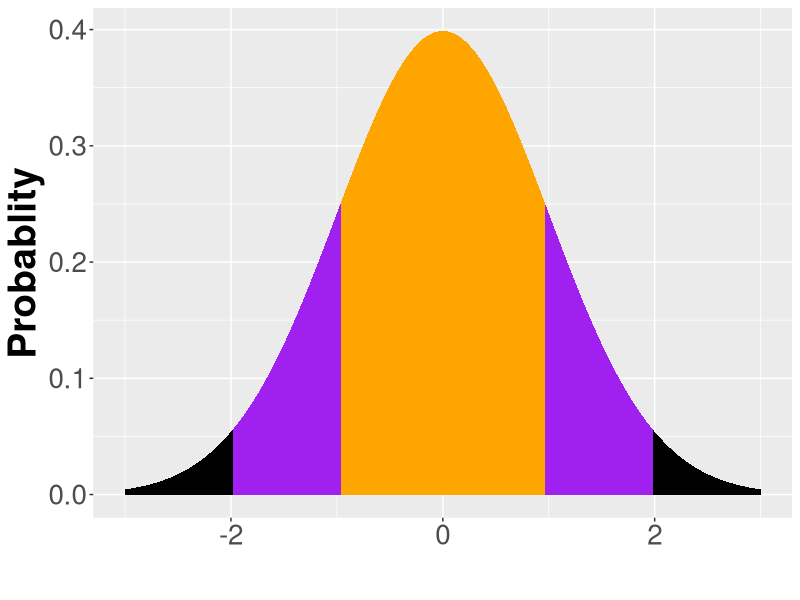
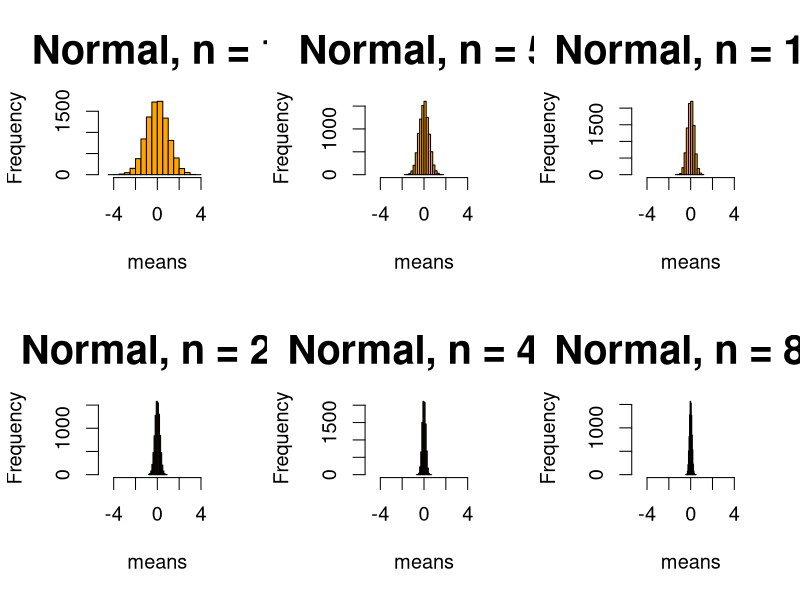
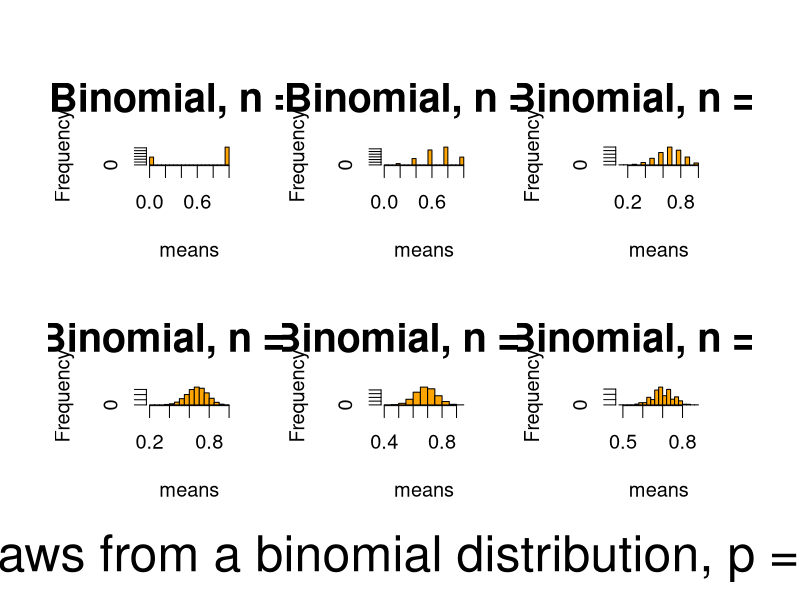
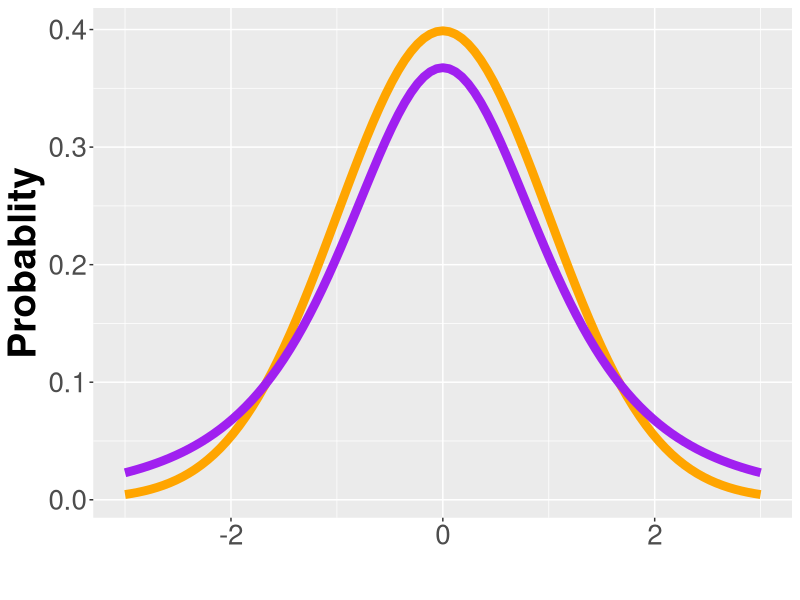
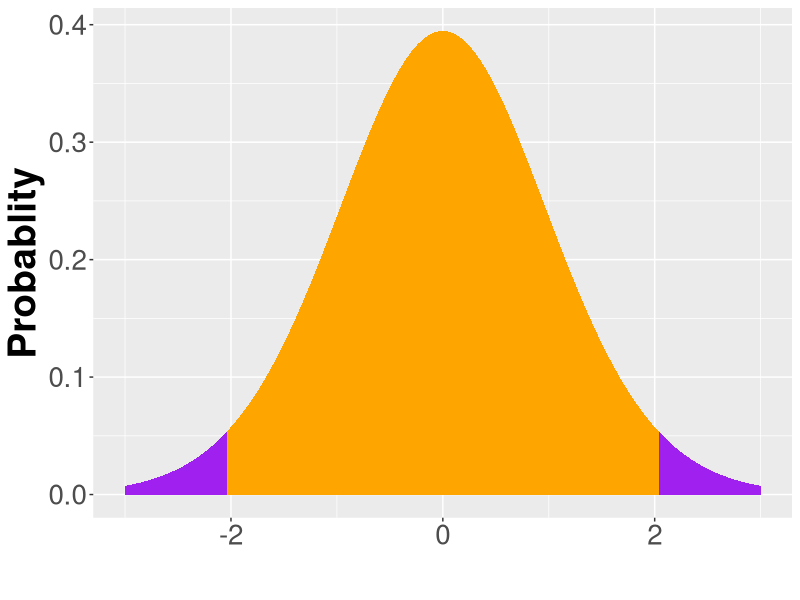
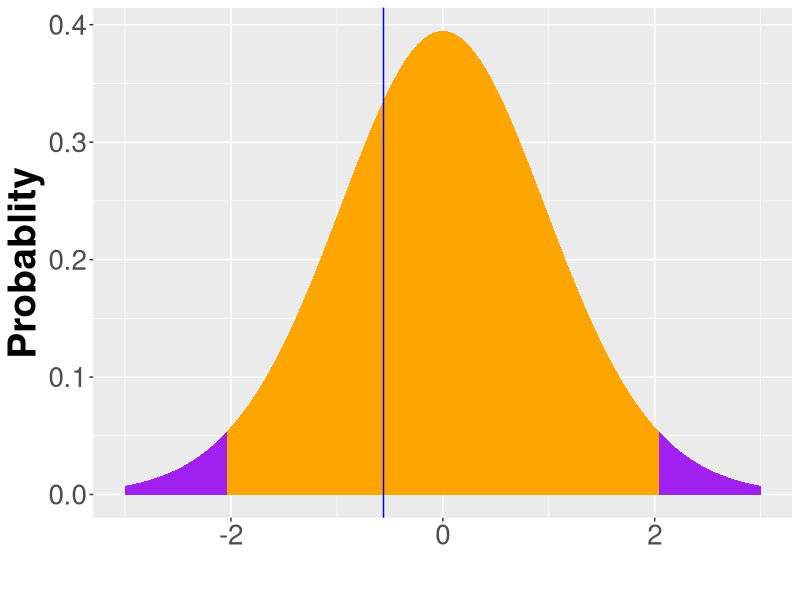
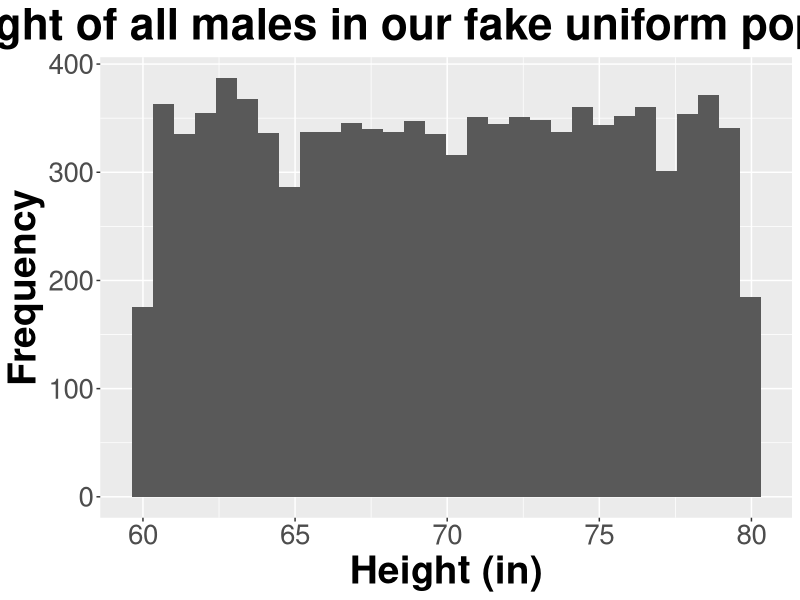
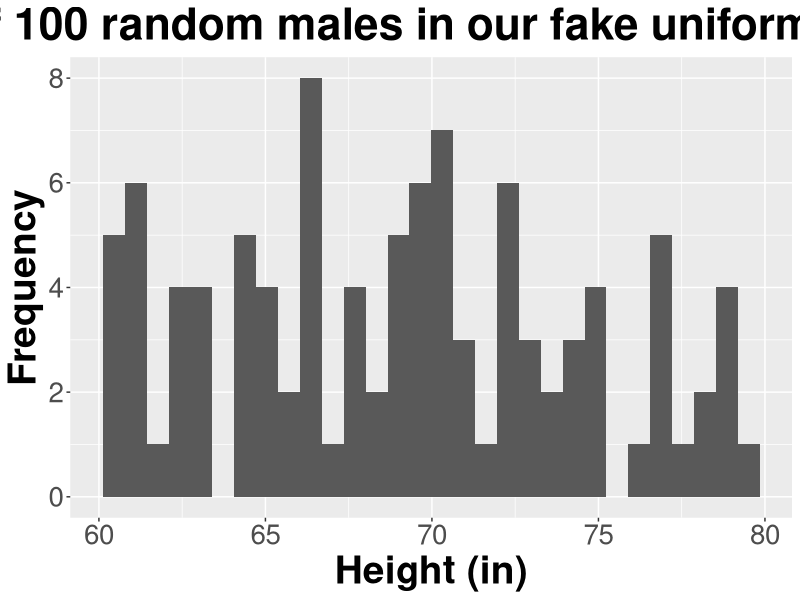

Generate these figures, in order, with R:
#graphs and tables from normality lecture
#
#manipulations of binomial distribution used central_limit_theorem.R script from
#code_examples folder.  Note rbinom is odd. p is chance of success, n is hte number
#of observations (how many times you draw N balls from the urn), and size is N 
#(the number of balls you draw from the urn).  
#
require(ggplot2)

dnorm_one_sd <- function(x){
  norm_one_sd <- dnorm(x)
  # Have NA values outside interval x in [-1, 1]:
  norm_one_sd[x <= -1 | x >= 1] <- NA
  return(norm_one_sd)
}

dnorm_two_sd <- function(x){
  norm_one_sd <- dnorm(x)
  # Have NA values outside interval x in [-1, 1]:
  norm_one_sd[x <= -2 | x >= 2] <- NA
  return(norm_one_sd)
}
#standard normal with 1 and 2 se highlighted ####
ggplot(data = data.frame(x = c(-3, 3)), aes(x)) +
  stat_function(fun = dnorm, n = 101, args = list(mean = 0, sd = 1), size = 3, fill = "black",
                geom = "area")+
  stat_function(fun = dnorm_two_sd, geom = "area", fill = "purple") +
  stat_function(fun = dnorm_one_sd, geom = "area", fill = "orange") +
  ylab("Probablity") +
  xlab("")+
  theme(axis.title.x = element_text(face="bold", size=28), 
        axis.title.y = element_text(face="bold", size=28), 
        axis.text.y  = element_text(size=20),
        axis.text.x  = element_text(size=20), 
        legend.text =element_text(size=20),
        legend.title = element_text(size=20, face="bold"),
        plot.title = element_text(hjust = 0.5, face="bold", size=32))

#increasing sample size####

#normal
n=c(1,5,10,20,40,80)
means=1:9000
par(mfrow=c(2,3), ask=T, cex = 1.2, cex.main = 2)
for (j in 1:length(n)){
  for (i in 1:length(means)){
    means[i]=mean(rnorm(n=n[j]))
  }
  hist(means, main=paste("Normal, n = ",n[j], sep = ""), col = "orange", xlim = c(-5,5))
}

#binomial
n=c(1,5,10,20,40,80)
means=1:9000
par(mfrow=c(2,3), oma = c(3,2,2,2), ask=F, cex = 1.2, cex.main = 2)
for (j in 1:length(n)){
  for (i in 1:length(means)){
    means[i]=mean(rbinom(n=n[j], 1, .7))
  }
  hist(means, main=paste("Binomial, n = ",n[j], sep = ""), col = "orange")
}
mtext("Draws from a binomial distribution, p = .7", outer = T, side = 1, 
      cex = 3, line = 1)


#compare t and normal distribution####
ggplot(data = data.frame(x = c(-3, 3)), aes(x)) +
  stat_function(fun = dnorm, n = 101, args = list(mean = 0, sd = 1), size = 3, color = "orange",
                geom = "line") + 
  stat_function(fun = dt, n = 101, args = list( df= 3), size = 3, color = "purple",
                geom = "line") +
  ylab("Probablity") +
  xlab("")+
  theme(axis.title.x = element_text(face="bold", size=28), 
        axis.title.y = element_text(face="bold", size=28), 
        axis.text.y  = element_text(size=20),
        axis.text.x  = element_text(size=20), 
        legend.text =element_text(size=20),
        legend.title = element_text(size=20, face="bold"),
        plot.title = element_text(hjust = 0.5, face="bold", size=32))

#show where .56 lies on t distribution #####
dt_one_sd <- function(x, df){
  norm_one_sd <- dt(x, df)
  # Have NA values outside interval x in [-1, 1]:
  norm_one_sd[x <= -2.06 | x >= 2.06] <- NA
  return(norm_one_sd)
}
ggplot(data = data.frame(x = c(-3, 3)), aes(x)) +
  stat_function(fun = dt, n = 101, args = list( df= 24), size = 3, fill = "purple",
                geom = "area") +
  stat_function(fun = dt_one_sd, args = list( df= 24), geom = "area", fill = "orange") +
    ylab("Probablity") +
  xlab("")+
  theme(axis.title.x = element_text(face="bold", size=28), 
        axis.title.y = element_text(face="bold", size=28), 
        axis.text.y  = element_text(size=20),
        axis.text.x  = element_text(size=20), 
        legend.text =element_text(size=20),
        legend.title = element_text(size=20, face="bold"),
        plot.title = element_text(hjust = 0.5, face="bold", size=32))

#add vline to show sample value####
ggplot(data = data.frame(x = c(-3, 3)), aes(x)) +
  stat_function(fun = dt, n = 101, args = list( df= 24), size = 3, fill = "purple",
                geom = "area") +
  stat_function(fun = dt_one_sd, args = list( df= 24), geom = "area", fill = "orange") +
  ylab("Probablity") +
  xlab("")+
  theme(axis.title.x = element_text(face="bold", size=28), 
        axis.title.y = element_text(face="bold", size=28), 
        axis.text.y  = element_text(size=20),
        axis.text.x  = element_text(size=20), 
        legend.text =element_text(size=20),
        legend.title = element_text(size=20, face="bold"),
        plot.title = element_text(hjust = 0.5, face="bold", size=32))+
  geom_vline(xintercept = -.56, color = "blue")

#bootstrap in action
#back to our fake uniform distributin from the estimation_lecture
#
#create "population" of males

population_size <- 10000
set.seed(42)
population_unif <- data.frame(id = 1:population_size, 
                              height = runif(population_size, 60, 80))

ggplot(population_unif, aes_string("height")) + 
  geom_histogram(size=3) +
  xlab("Height (in)")+
  ylab("Frequency")+
  ggtitle("Height of all males in our fake uniform population")+
  theme(axis.title.x = element_text(face="bold", size=28), 
        axis.title.y = element_text(face="bold", size=28), 
        axis.text.y  = element_text(size=20),
        axis.text.x  = element_text(size=20), 
        legend.text =element_text(size=20),
        legend.title = element_text(size=20, face="bold"),
        legend.position = "bottom",
        plot.title = element_text(hjust = 0.5, face="bold", size=32))

#sample a 100 of these

sample_unif_1 <- population_unif[sample(nrow(population_unif), 100),]
ggplot(sample_unif_1, aes_string("height")) + 
  geom_histogram(size=3) +
  xlab("Height (in)")+
  ylab("Frequency")+
  ggtitle("Height of 100 random males in our fake uniform population")+
  theme(axis.title.x = element_text(face="bold", size=28), 
        axis.title.y = element_text(face="bold", size=28), 
        axis.text.y  = element_text(size=20),
        axis.text.x  = element_text(size=20), 
        legend.text =element_text(size=20),
        legend.title = element_text(size=20, face="bold"),
        legend.position = "bottom",
        plot.title = element_text(hjust = 0.5, face="bold", size=32))


#now do this a 1000 times and record it
number_of_samples <- 1000
sample_outcomes <- data.frame(mean = rep(NA, number_of_samples), sd = NA)

for (i in 1:number_of_samples){
  sample_unif_1 <- population_unif[sample(nrow(population_unif), 100),]
  sample_outcomes$mean[i] <- mean(sample_unif_1$height)
  sample_outcomes$sd[i] <- sd(sample_unif_1$height)
  
}

ggplot(sample_outcomes, aes_string("mean")) + 
  geom_histogram(size=3) +
  xlab("Mean height (in)")+
  ylab("Frequency")+
  ggtitle("Mean height of 100 males in our uniform population samples")+
  theme(axis.title.x = element_text(face="bold", size=28), 
        axis.title.y = element_text(face="bold", size=28), 
        axis.text.y  = element_text(size=20),
        axis.text.x  = element_text(size=20), 
        legend.text =element_text(size=20),
        legend.title = element_text(size=20, face="bold"),
        legend.position = "bottom",
        plot.title = element_text(hjust = 0.5, face="bold", size=32))
#
#now bootstrap the signal using sample size of 100####
boot.smpl <- matrix(runif(100,60,80),length(runif(100,60,80)),1000)
boot.smpl <- apply(boot.smpl,2,sample,r=T)
boot.md <- data.frame(mean = apply(boot.smpl,2,mean))

ggplot(boot.md, aes_string("mean")) + 
  geom_histogram(size=3) +
  xlab("Mean height (in)")+
  ylab("Frequency")+
  ggtitle("Bootstrap distribution of mean height for 100 males \n in our uniform population samples")+
  theme(axis.title.x = element_text(face="bold", size=28), 
        axis.title.y = element_text(face="bold", size=28), 
        axis.text.y  = element_text(size=20),
        axis.text.x  = element_text(size=20), 
        legend.text =element_text(size=20),
        legend.title = element_text(size=20, face="bold"),
        legend.position = "bottom",
        plot.title = element_text(hjust = 0.5, face="bold", size=32))

#now bootstrap the signal using sample size of 25####
boot.smpl <- matrix(runif(25,60,80),length(runif(25,60,80)),1000)
boot.smpl <- apply(boot.smpl,2,sample,r=T)
boot.md <- data.frame(mean = apply(boot.smpl,2,mean))

ggplot(boot.md, aes_string("mean")) + 
  geom_histogram(size=3) +
  xlab("Mean height (in)")+
  ylab("Frequency")+
  ggtitle("Bootstrap distribution of mean height for 25 males \n in our uniform population samples")+
  theme(axis.title.x = element_text(face="bold", size=28), 
        axis.title.y = element_text(face="bold", size=28), 
        axis.text.y  = element_text(size=20),
        axis.text.x  = element_text(size=20), 
        legend.text =element_text(size=20),
        legend.title = element_text(size=20, face="bold"),
        legend.position = "bottom",
        plot.title = element_text(hjust = 0.5, face="bold", size=32))

